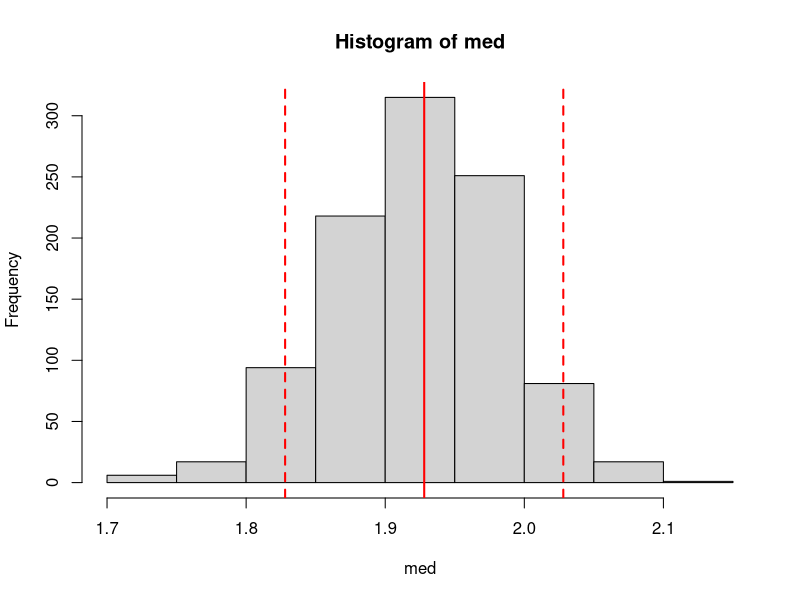
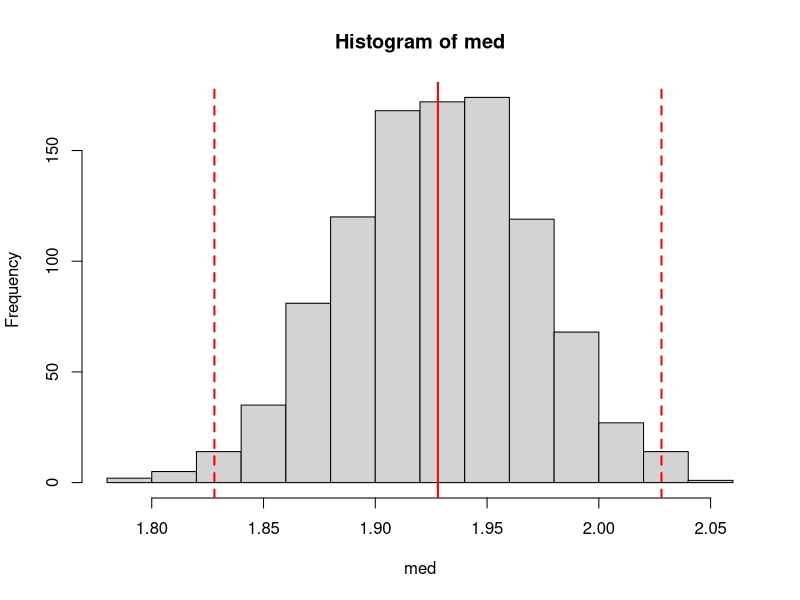
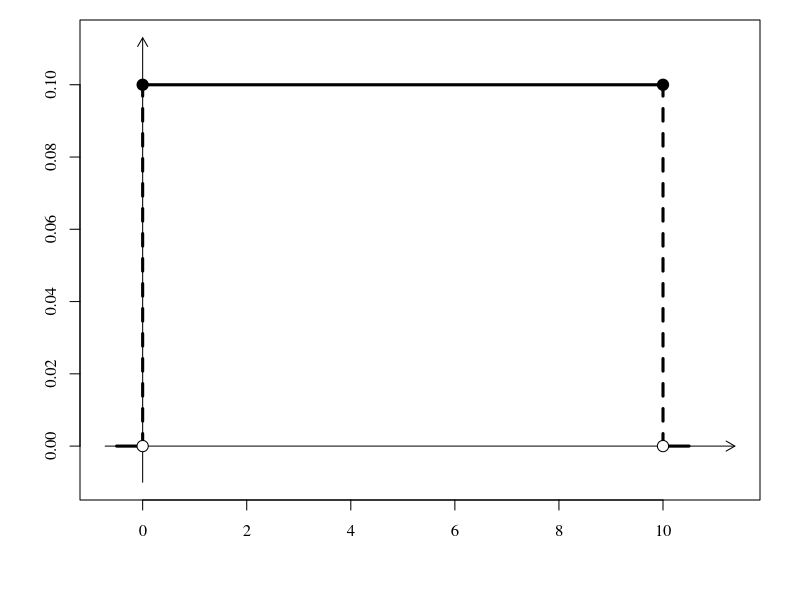
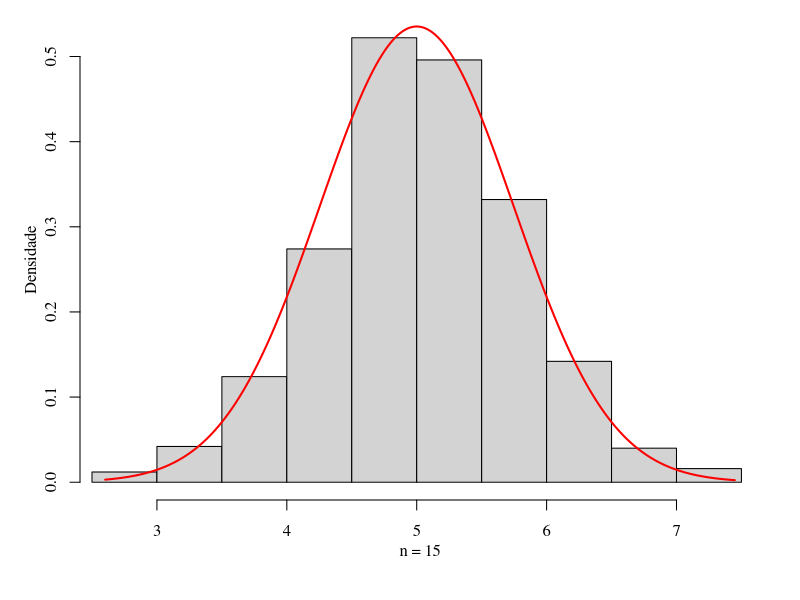
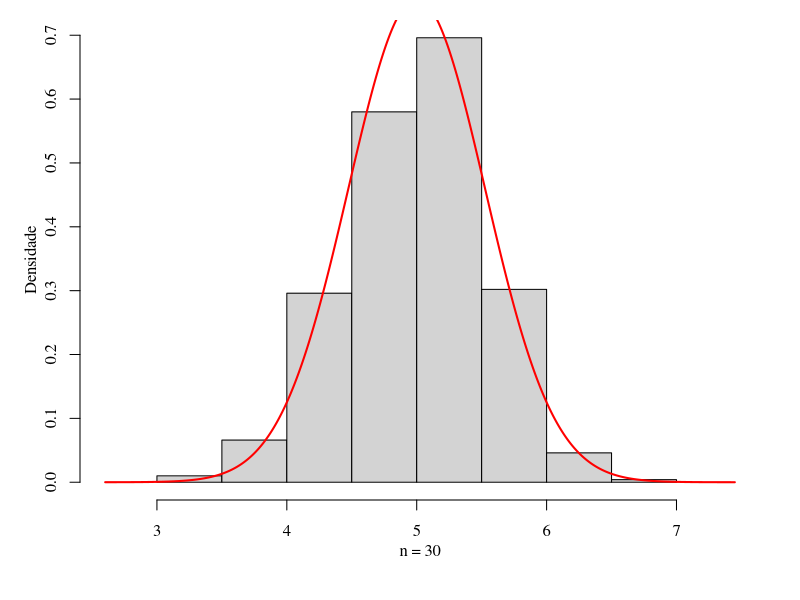
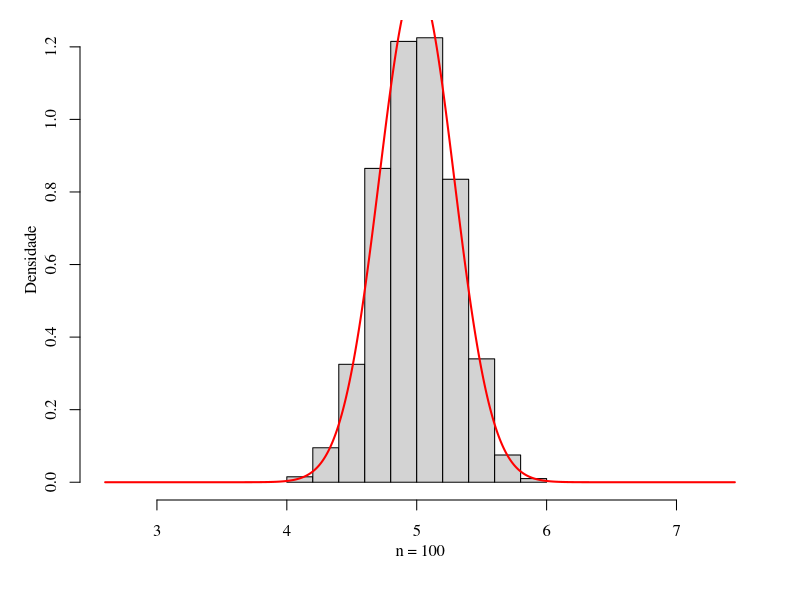
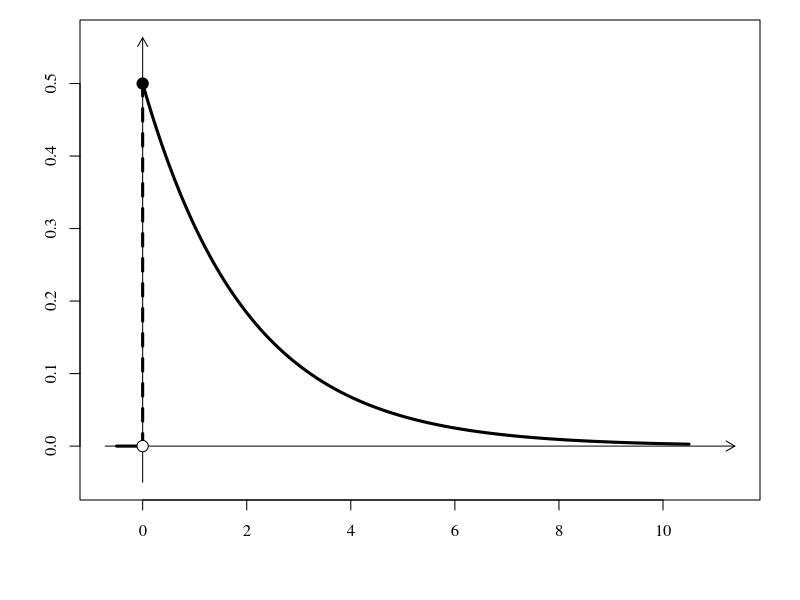
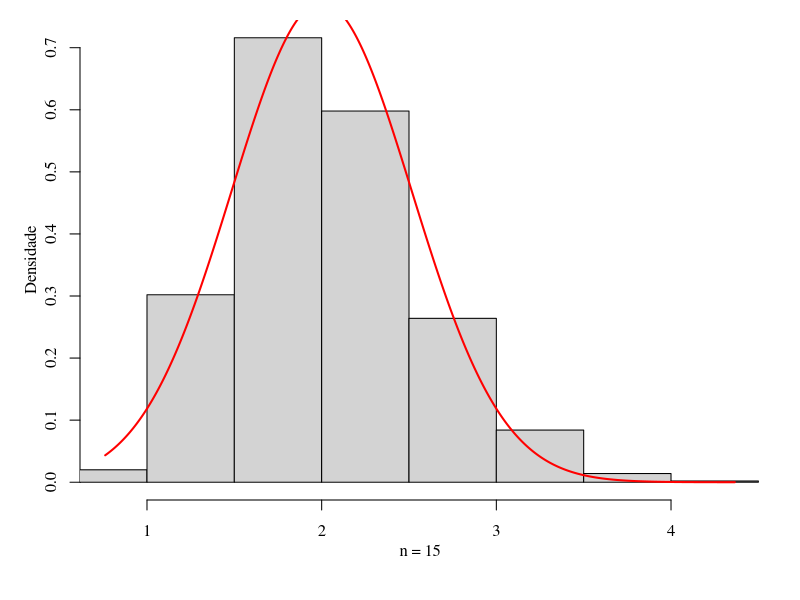

Source code (R) for these figures, in order:
## ---- chunk 1

a <- 10; b<- 2 # parâmetros da Weibull(a,b)
R <- 1000      # Quantidade de réplicas
n <- 20        # Tamanho da aa
med <- NULL    # Vetor vazio para armazenar as medianas
               # amostrais de cada réplica
for(r in 1:R){ # Inicia as réplicas de Monte Carlo
  x <- rweibull(n=n, shape = a, scale = b) # Gera uma aa de tamanho n
                                           # da Weibull(a, b)
  med[r] <- median(x)                      # Calcula a mediana amostral
}
med_pop <- b*(log(2))^(1/a) # Mediana populacional
hist(med)                   # Histograma da distribuição
                            # amostral da mediana amostral
abline(v = med_pop + c(-.1,0,.1),
       col = 'red', lty = c(2,1,2),
       lwd = 2) # Traça a mediana da população e intervalo
                # +0.1 ou -0.1 desse valor
prp <- mean(med > med_pop-.1 & med < med_pop+.1)
cat("P[Med. Amost. \u2208 (Med. Pop. \u00b1 0.1)] \u2248 ", prp, sep='') 
## ---- chunk 2

a <- 10; b<- 2 # parâmetros da Weibull(a,b)
R <- 1000      # Quantidade de réplicas
n <- 40        # Tamanho da aa
med <- NULL    # Vetor vazio para armazenar as medianas
               # amostrais de cada réplica
for(r in 1:R){ # Inicia as réplicas de Monte Carlo
  x <- rweibull(n=n, shape = a, scale = b) # Gera uma aa de tamanho n
                                           # da Weibull(a, b)
  med[r] <- median(x)                      # Calcula a mediana amostral
}
med_pop <- b*(log(2))^(1/a) # Mediana populacional
hist(med)                   # Histograma da distribuição
                            # amostral da mediana amostral
abline(v = med_pop + c(-.1,0,.1),
       col = 'red', lty = c(2,1,2),
       lwd = 2) # Traça a mediana da população e intervalo
                # +0.1 ou -0.1 desse valor
prp <- mean(med > med_pop-.1 & med < med_pop+.1)
cat("P[Med. Amost. \u2208 (Med. Pop. \u00b1 0.1)] \u2248 ", prp, sep='') 
## ---- chunk 3
a <- 0; b <- 10
x <- seq(a-0.05*(b-a), b+0.05*(b-a), length.out=1000)
fx <- dunif(x, a, b)
par(family = "serif", mar=c(5,4,1,2))
plot(x, fx, type='n', xlab='', ylab='', main='', lwd=3,
     ylim=range(fx)+c(-.1*diff(range(fx)),.13*diff(range(fx))),
     xlim=range(x)+c(-.02*diff(range(x)),.08*diff(range(x))))
arrows(y0 = min(fx)-.1*diff(range(fx)), y1 = max(fx)+.13*diff(range(fx)), x0=0, x1=0, length = .1)
arrows(x0 = min(x)-.02*diff(range(x)), x1 = max(x)+.08*diff(range(x)), y0=0, y1=0, length = .1)
lines(x[x > b], fx[x > b], lwd=3)
lines(x[x < a], fx[x < a], lwd=3)
lines(c(a,a), c(0, 1/(b-a)), lwd=3, lty=2)
lines(c(b,b), c(0, 1/(b-a)), lwd=3, lty=2)
lines(x[x >= a & x <= b], fx[x >= a & x <= b], lwd=3)
points(c(a,a,b,b), c(0, 1/(b-a), 0, 1/(b-a)), cex=1.5, pch=21, bg=c('white','black', 'white','black'))
## ---- chunk 4
R <- 1000; nn <- c(15, 30, 100)
a <- 0; b <- 10
mu <- (a+b)/2; sig2 <- (b-a)^2/12
medias <- matrix(NA, ncol=length(nn), nrow=R)
for(i in 1:length(nn)){
  n <- nn[i]
  for(r in 1:R){
    x <- runif(n = n, min = 0, max = 10)
    medias[r, i] <- mean(x)
  }
}
rng <- range(medias); xx <- seq(rng[1], rng[2], length.out=1000)
for(i in 1:length(nn)){
  par(family = "serif", mar=c(5,4,1,2))
  hist(medias[, i], probability=TRUE, xlim = rng, xlab = '', main='', ylab='')
  mtext(text = paste('n = ',nn[i],sep=''), side = 1, line = 2)
  mtext(text = 'Densidade', side = 2, line = 2)
  lines(xx, dnorm(xx, mu, sqrt(sig2/nn[i])), col='red', lwd=2)
}
## ---- chunk 5
lambda = 0.5; M <- 10
x <- seq(0-0.05*(M), M+0.05*(M), length.out=1000)
fx <- dexp(x = x, rate = lambda)
par(family = "serif", mar=c(5,4,1,2))
plot(x, fx, type='n', xlab='', ylab='', main='', lwd=3,
     ylim=range(fx)+c(-.1*diff(range(fx)),.13*diff(range(fx))),
     xlim=range(x)+c(-.02*diff(range(x)),.08*diff(range(x))))
arrows(y0 = min(fx)-.1*diff(range(fx)), y1 = max(fx)+.13*diff(range(fx)), x0=0, x1=0, length = .1)
arrows(x0 = min(x)-.02*diff(range(x)), x1 = max(x)+.08*diff(range(x)), y0=0, y1=0, length = .1)
lines(x[x < 0], fx[x < 0], lwd=3)
lines(c(0,0), c(0, lambda), lwd=3, lty=2)
lines(x[x >= 0], fx[x >= 0], lwd=3)
points(c(0,0), c(0, lambda), cex=1.5, pch=21, bg=c('white','black'))
## ---- chunk 6
R <- 1000; nn <- c(15, 30, 100)
lambda <- 0.5
mu <- 1/lambda; sig2 <- 1/(lambda^2)
medias <- matrix(NA, ncol=length(nn), nrow=R)
for(i in 1:length(nn)){
  n <- nn[i]
  for(r in 1:R){
    x <- rexp(n = n, rate = lambda)
    medias[r, i] <- mean(x)
  }
}
rng <- range(medias); xx <- seq(rng[1], rng[2], length.out=1000)
for(i in 1:length(nn)){
  par(family = "serif", mar=c(5,4,1,2))
  hist(medias[, i], probability=TRUE, xlim = rng, xlab = '', main='', ylab='')
  mtext(text = paste('n = ',nn[i],sep=''), side = 1, line = 2)
  mtext(text = 'Densidade', side = 2, line = 2)
  lines(xx, dnorm(xx, mu, sqrt(sig2/nn[i])), col='red', lwd=2)
}
## ---- chunk 7
n <- 25; i <- 0
th0 <- th1 <- NULL
while(i < n){
  x0 <- runif(1,-1,1); y0 <- runif(1,-1,1)
  x1 <- runif(1,-1,1); y1 <- runif(1,-1,1)
  if(x0^2 + y0^2 < 1 & x1^2 + y1^2 < 1){
    th0 <- rbind(th0, c(x0, y0))
    th1 <- rbind(th1, c(x1+1, y1+1))
    i <- i+1
  }
}
rngX <- range(th0[,1], th1[,1])
rngY <- range(th0[,2], th1[,2])
par(family = "serif", mar=c(5,4,1,2))
plot(0, type='n', xlab='', ylab='', main ='', frame.plot=FALSE,
     axes = FALSE, xlim=rngX, ylim=rngY)
points(x = th0[,1], y = th0[,2], pch=21, bg='blue', cex=1.5)
points(x = th1[,1], y = th1[,2], pch=21, bg='red', cex=1.5)
points(x = 0, y = 0, pch=21, bg='black', cex=2)
text(x = 0, y = 0, labels=expression(theta), adj=c(2,2), cex=2)
## ---- chunk 8
n <- 30; i <- 0
th0 <- th1 <- NULL
while(i < n){
  x0 <- runif(1,-1,1); y0 <- runif(1,-1,1)
  x1 <- runif(1,-2,2); y1 <- runif(1,-2,2)
  if(x0^2 + y0^2 < 1 & x1^2 + y1^2 < 2^2){
    th0 <- rbind(th0, c(x0, y0))
    th1 <- rbind(th1, c(x1, y1))
    i <- i+1
  }
}
rngX <- range(th0[,1], th1[,1])
rngY <- range(th0[,2], th1[,2])
par(family = "serif", mar=c(5,4,1,2))
plot(0, type='n', xlab='', ylab='', main ='', frame.plot=FALSE,
     axes = FALSE, xlim=rngX, ylim=rngY)
points(x = th1[,1], y = th1[,2], pch=21, bg='red', cex=1.5)
points(x = th0[,1], y = th0[,2], pch=21, bg='blue', cex=1.5)
points(x = 0, y = 0, pch=21, bg='black', cex=2)
text(x = 0, y = 0, labels=expression(theta), adj=c(2,2), cex=2)
## ---- chunk 9
x <- seq(0, 10, length.out=1000)
f1 <- dgamma(x, shape=2, scale = 2)
f2 <- dgamma(x, shape=4, scale = 1)
f3 <- dgamma(x, shape=8, scale = 0.5)
par(family = "serif", mar=c(5,4,1,2))
rngY <- range(f1, f2, f3)
rngX <- range(x)
plot(x, f1, type='n', xlab='', ylab='', main='', lwd=3,
     ylim=rngY+c(-.1*diff(rngY),.13*diff(rngY)),
     xlim=rngX+c(-.02*diff(rngX),.08*diff(rngX)))
arrows(y0 = rngY[1]-.1*diff(rngY), y1 = rngY[2]+.13*diff(rngY), x0=0, x1=0, length = .1)
arrows(x0 = rngX[1]-.02*diff(rngX), x1 = rngX[2]+.08*diff(rngX), y0=0, y1=0, length = .1)
lines(x, f1, lwd=3, col='red')
lines(x, f2, lwd=3, col='blue')
lines(x, f3, lwd=3, col='darkgreen')
lines(c(4.2,4.2), rngY+c(0,.13*diff(rngY)), lwd=2.5, lty=3)
lines(c(4.2,4.2), rngY[1]+c(-0.03*diff(rngY),0), lwd=1.5)
text(x=4.2, y=rngY[1]-0.05*diff(rngY), labels=expression(theta), adj=c(.5, 1.2))
